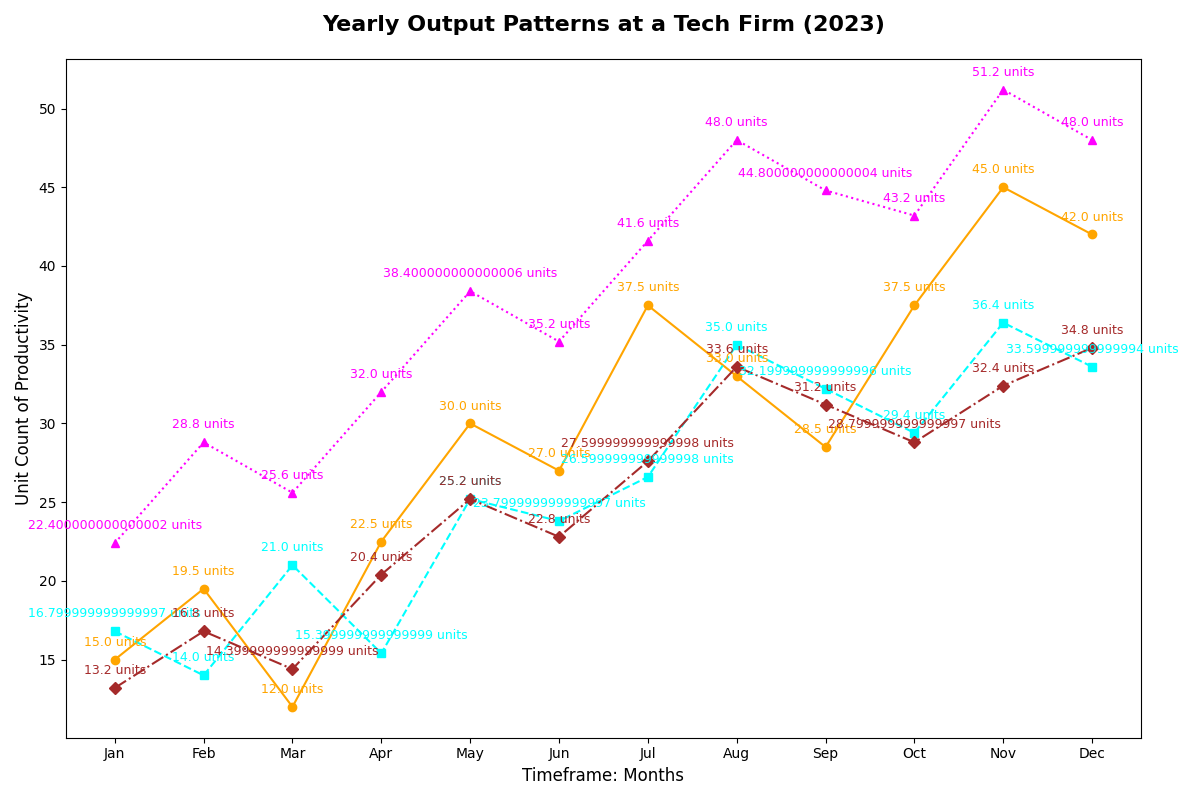

Source code (Python):
import matplotlib.pyplot as plt
import numpy as np

months = ['Jan', 'Feb', 'Mar', 'Apr', 'May', 'Jun', 'Jul', 'Aug', 'Sep', 'Oct', 'Nov', 'Dec']

prod_development = [i * 1.5 for i in [10, 13, 8, 15, 20, 18, 25, 22, 19, 25, 30, 28]]
prod_marketing = [i * 1.4 for i in [12, 10, 15, 11, 18, 17, 19, 25, 23, 21, 26, 24]]
prod_sales = [i * 1.6 for i in [14, 18, 16, 20, 24, 22, 26, 30, 28, 27, 32, 30]]
prod_customer_support = [i * 1.2 for i in [11, 14, 12, 17, 21, 19, 23, 28, 26, 24, 27, 29]]

fig, ax = plt.subplots(figsize=(12, 8))

ax.plot(months, prod_development, marker='o', linestyle='-', color='orange')
ax.plot(months, prod_marketing, marker='s', linestyle='--', color='cyan')
ax.plot(months, prod_sales, marker='^', linestyle=':', color='magenta')
ax.plot(months, prod_customer_support, marker='D', linestyle='-.', color='brown')

ax.set_title('Yearly Output Patterns at a Tech Firm (2023)', fontsize=16, fontweight='bold', pad=20)
ax.set_ylabel('Unit Count of Productivity', fontsize=12)
ax.set_xlabel('Timeframe: Months', fontsize=12)

for i, month in enumerate(months):
    ax.annotate(f"{prod_development[i]} units", (month, prod_development[i]), textcoords="offset points", xytext=(0,10), ha='center', fontsize=9, color='orange')
    ax.annotate(f"{prod_marketing[i]} units", (month, prod_marketing[i]), textcoords="offset points", xytext=(0,10), ha='center', fontsize=9, color='cyan')
    ax.annotate(f"{prod_sales[i]} units", (month, prod_sales[i]), textcoords="offset points", xytext=(0,10), ha='center', fontsize=9, color='magenta')
    ax.annotate(f"{prod_customer_support[i]} units", (month, prod_customer_support[i]), textcoords="offset points", xytext=(0,10), ha='center', fontsize=9, color='brown')

plt.tight_layout()
plt.show()
